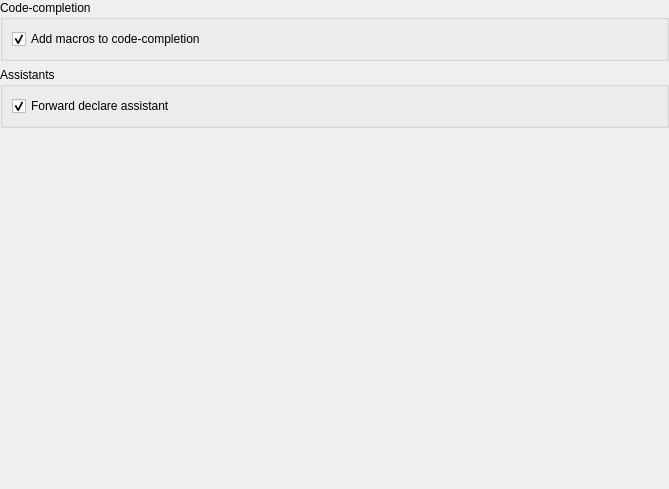
<?xml version="1.0" encoding="UTF-8"?>
<ui version="4.0">
 <class>SessionSettings</class>
 <widget class="QWidget" name="SessionSettings">
  <property name="geometry">
   <rect>
    <x>0</x>
    <y>0</y>
    <width>669</width>
    <height>489</height>
   </rect>
  </property>
  <property name="windowTitle">
   <string>Form</string>
  </property>
  <layout class="QGridLayout" name="gridLayout">
   <property name="leftMargin">
    <number>0</number>
   </property>
   <property name="topMargin">
    <number>0</number>
   </property>
   <property name="rightMargin">
    <number>0</number>
   </property>
   <property name="bottomMargin">
    <number>0</number>
   </property>
   <item row="0" column="0">
    <widget class="QGroupBox" name="groupBox_4">
     <property name="title">
      <string>Code-completion</string>
     </property>
     <layout class="QGridLayout" name="gridLayout_4">
      <item row="0" column="0">
       <widget class="QCheckBox" name="kcfg_macros">
        <property name="toolTip">
         <string>&lt;html&gt;&lt;head/&gt;&lt;body&gt;&lt;p&gt;If disabled, macros will not be included in the code-completion results. This can improve the responsiveness of code-completion in some cases.&lt;/p&gt;&lt;p&gt;&lt;br/&gt;&lt;/p&gt;&lt;/body&gt;&lt;/html&gt;</string>
        </property>
        <property name="text">
         <string>Add macros to code-completion</string>
        </property>
        <property name="checked">
         <bool>true</bool>
        </property>
       </widget>
      </item>
     </layout>
    </widget>
   </item>
   <item row="1" column="0">
    <widget class="QGroupBox" name="groupBox_3">
     <property name="title">
      <string>Assistants</string>
     </property>
     <layout class="QGridLayout" name="gridLayout_3">
      <item row="0" column="0">
       <widget class="QCheckBox" name="kcfg_forwardDeclare">
        <property name="text">
         <string>Forward declare assistant</string>
        </property>
        <property name="checked">
         <bool>true</bool>
        </property>
       </widget>
      </item>
     </layout>
    </widget>
   </item>
   <item row="2" column="0">
    <spacer name="verticalSpacer">
     <property name="orientation">
      <enum>Qt::Vertical</enum>
     </property>
     <property name="sizeHint" stdset="0">
      <size>
       <width>20</width>
       <height>40</height>
      </size>
     </property>
    </spacer>
   </item>
  </layout>
 </widget>
 <resources/>
 <connections/>
</ui>
